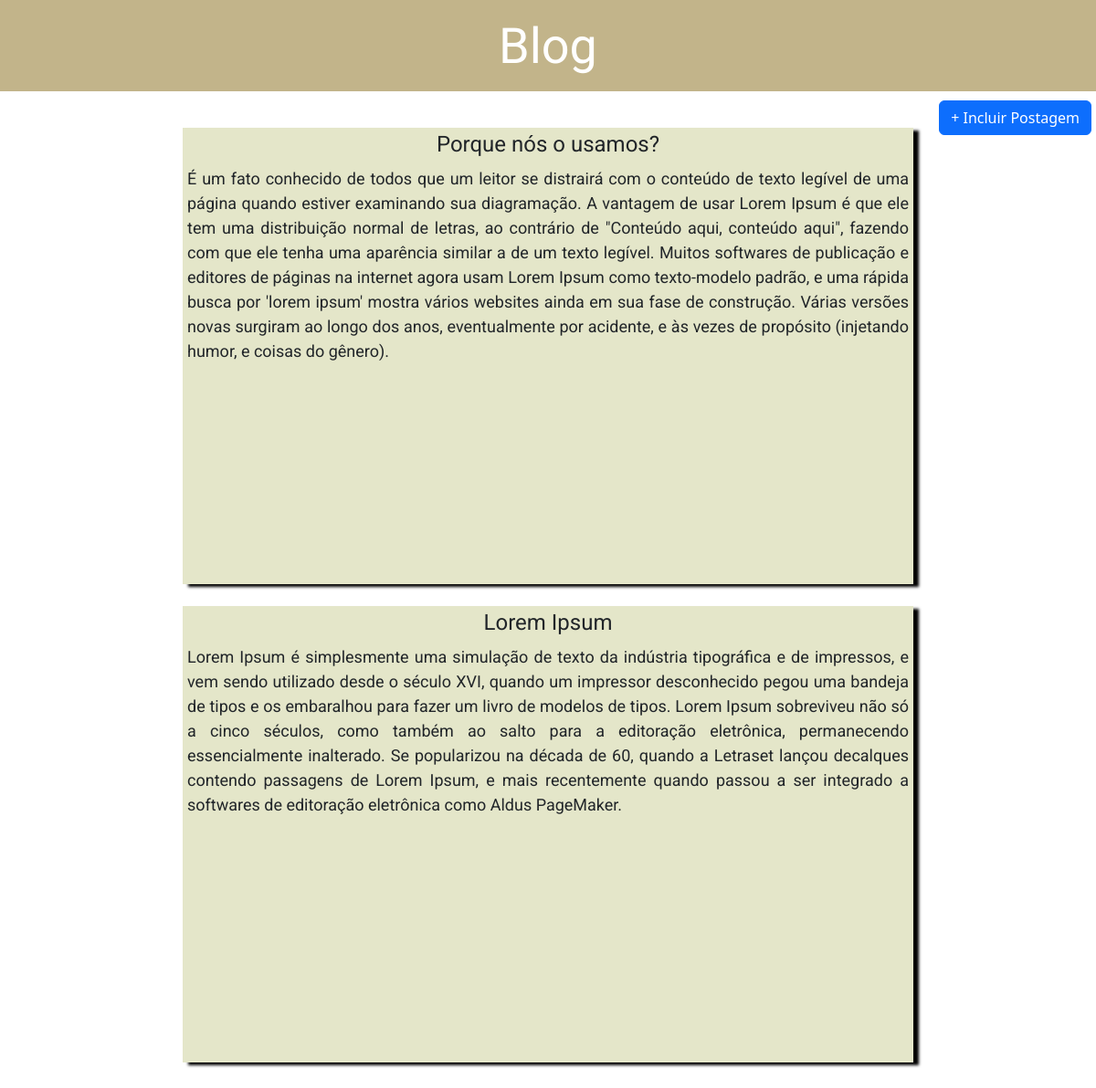
/blog, run on an earlier commit of the app's database.
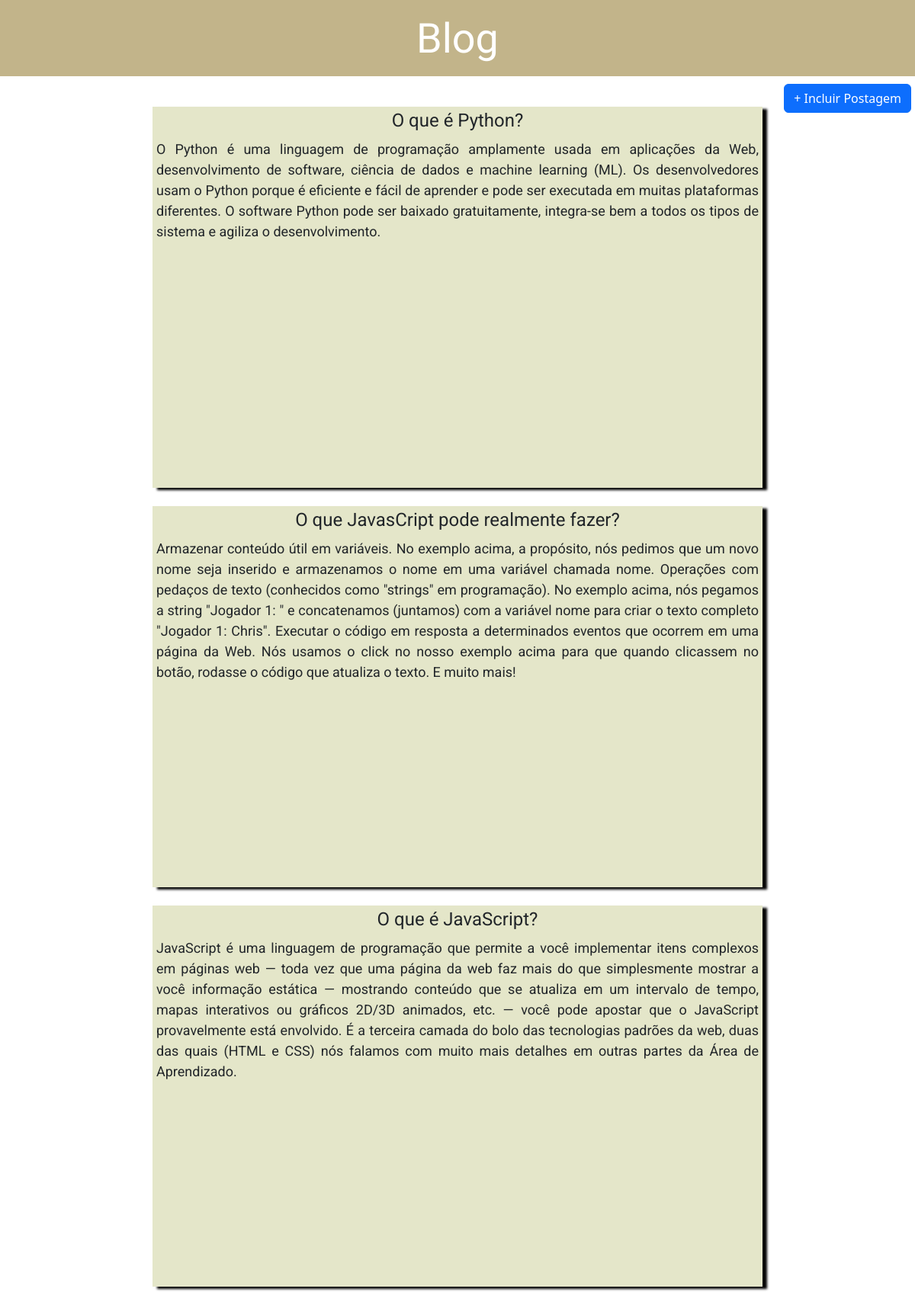
And on a later commit of the database.
### core/models.py (models this page shows, shortened)
class Post(models.Model):
    title=models.CharField(max_length=150, verbose_name="Título", null=False)
    content=models.TextField(verbose_name="Conteúdo", null=True)
    created_at=models.DateTimeField(verbose_name="Data de Publicação", null=True)
    tags=models.ManyToManyField("Tags", verbose_name="Tags")
    class Meta:
        verbose_name = "Posts"
        verbose_name_plural = "Posts"

### core/views.py (the view)
# urls.py: path('blog', include('core.urls'))
def blog(request):
    posts = {
        'dados': Post.objects.all().order_by('-created_at'),
    }
    return render(request, 'base.html', posts)

### core/templates/base.html (shortened to what this page needs)
{% load static%}
<html lang="pt-br"><head>
    <link rel="stylesheet" href="{% static 'base.css'%}">
    <link href="https://cdn.jsdelivr.net/npm/bootstrap@5.3.3/dist/css/bootstrap.min.css" rel="stylesheet">
</head>
<body>
    <header>Blog</header>
    {% block dashboard%}
    <div class="controle">
        <button type="button" class="btn btn-primary" data-bs-toggle="modal" data-bs-target="#modal-incluir">+ Incluir Postagem</button>
    </div>
    <div class="main">
        {% for postagens in dados%}
        <div class="conteudo">
            <div class="titulo">
                <p>{{postagens.title}}</p>
            </div>
            <div class="post">
                <br>
                <p>{{postagens.content}}</p>
            </div>
        </div>
        <br>
        {% endfor%}
    </div>
    {% endblock%}
</body></html>

What changed in the data, as far as the page shows it:
removed Post: title "Porque nós o usamos?", content "É um fato conhecido de todos que um leitor se distrairá com o conteúdo de texto legível de uma página quando estiver examinando sua diagramação. A vantagem de usar Lorem Ipsum é que ele tem uma distribuição normal de letras, ao contrário de \"Conteúdo aqui, conteúdo aqui\", fazendo com que ele tenha uma aparência similar a de um texto legível. Muitos softwares de publicação e editores de páginas na internet agora usam Lorem Ipsum como texto-modelo padrão, e uma rápida busca por 'lorem ipsum' mostra vários websites ainda em sua fase de construção. Várias versões novas surgiram ao longo dos anos, eventualmente por acidente, e às vezes de propósito (injetando humor, e coisas do gênero)."
removed Post: title "Lorem Ipsum", content "Lorem Ipsum é simplesmente uma simulação de texto da indústria tipográfica e de impressos, e vem sendo utilizado desde o século XVI, quando um impressor desconhecido pegou uma bandeja de tipos e os embaralhou para fazer um livro de modelos de tipos. Lorem Ipsum sobreviveu não só a cinco séculos, como também ao salto para a editoração eletrônica, permanecendo essencialmente inalterado. Se popularizou na década de 60, quando a Letraset lançou decalques contendo passagens de Lorem Ipsum, e mais recentemente quando passou a ser integrado a softwares de editoração eletrônica como Aldus PageMaker."
added Post: title "O que é Python?", content "O Python é uma linguagem de programação amplamente usada em aplicações da Web, desenvolvimento de software, ciência de dados e machine learning (ML). Os desenvolvedores usam o Python porque é eficiente e fácil de aprender e pode ser executada em muitas plataformas diferentes. O software Python pode ser baixado gratuitamente, integra-se bem a todos os tipos de sistema e agiliza o desenvolvimento."
added Post: title "O que JavasCript pode realmente fazer?", content "Armazenar conteúdo útil em variáveis. No exemplo acima, a propósito, nós pedimos que um novo nome seja inserido e armazenamos o nome em uma variável chamada nome. Operações com pedaços de texto (conhecidos como \"strings\" em programação). No exemplo acima, nós pegamos a string \"Jogador 1: \" e concatenamos (juntamos) com a variável nome para criar o texto completo \"Jogador 1: Chris\". Executar o código em resposta a determinados eventos que ocorrem em uma página da Web. Nós usamos o click no nosso exemplo acima para que quando clicassem no botão, rodasse o código que atualiza o texto. E muito mais!"
added Post: title "O que é JavaScript?", content "JavaScript é uma linguagem de programação que permite a você implementar itens complexos em páginas web — toda vez que uma página da web faz mais do que simplesmente mostrar a você informação estática — mostrando conteúdo que se atualiza em um intervalo de tempo, mapas interativos ou gráficos 2D/3D animados, etc. — você pode apostar que o JavaScript provavelmente está envolvido. É a terceira camada do bolo das tecnologias padrões da web, duas das quais (HTML e CSS) nós falamos com muito mais detalhes em outras partes da Área de Aprendizado."
